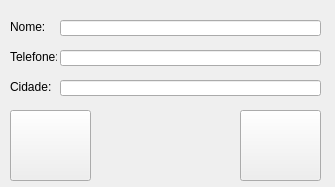
<?xml version="1.0" encoding="UTF-8"?>
<ui version="4.0">
 <class>formDadosCliente</class>
 <widget class="QWidget" name="formDadosCliente">
  <property name="geometry">
   <rect>
    <x>0</x>
    <y>0</y>
    <width>335</width>
    <height>187</height>
   </rect>
  </property>
  <property name="windowTitle">
   <string>Form</string>
  </property>
  <widget class="QLabel" name="LBL_nome">
   <property name="geometry">
    <rect>
     <x>10</x>
     <y>20</y>
     <width>47</width>
     <height>13</height>
    </rect>
   </property>
   <property name="text">
    <string>Nome:</string>
   </property>
  </widget>
  <widget class="QLineEdit" name="LE_nome">
   <property name="geometry">
    <rect>
     <x>60</x>
     <y>20</y>
     <width>261</width>
     <height>16</height>
    </rect>
   </property>
  </widget>
  <widget class="QLineEdit" name="LE_telefone">
   <property name="geometry">
    <rect>
     <x>60</x>
     <y>50</y>
     <width>261</width>
     <height>16</height>
    </rect>
   </property>
  </widget>
  <widget class="QLabel" name="LBL_telefone">
   <property name="geometry">
    <rect>
     <x>10</x>
     <y>50</y>
     <width>47</width>
     <height>13</height>
    </rect>
   </property>
   <property name="text">
    <string>Telefone:</string>
   </property>
  </widget>
  <widget class="QLineEdit" name="LE_cidade">
   <property name="geometry">
    <rect>
     <x>60</x>
     <y>80</y>
     <width>261</width>
     <height>16</height>
    </rect>
   </property>
  </widget>
  <widget class="QLabel" name="LBL_cidade">
   <property name="geometry">
    <rect>
     <x>10</x>
     <y>80</y>
     <width>47</width>
     <height>13</height>
    </rect>
   </property>
   <property name="text">
    <string>Cidade:</string>
   </property>
  </widget>
  <widget class="QPushButton" name="BT_cancelar">
   <property name="geometry">
    <rect>
     <x>10</x>
     <y>110</y>
     <width>81</width>
     <height>71</height>
    </rect>
   </property>
   <property name="styleSheet">
    <string notr="true">image:url(:/icon_cancelar/icons/cancelar.png)</string>
   </property>
   <property name="text">
    <string/>
   </property>
  </widget>
  <widget class="QPushButton" name="BT_cadastrar">
   <property name="geometry">
    <rect>
     <x>240</x>
     <y>110</y>
     <width>81</width>
     <height>71</height>
    </rect>
   </property>
   <property name="styleSheet">
    <string notr="true">image:url(:/icon_cadastrar/icons/cadastrar.png)</string>
   </property>
   <property name="text">
    <string/>
   </property>
  </widget>
 </widget>
 <resources>
  <include location="D:/Programação/Udemy/Python/Project-ERP/icon_cancelar.qrc"/>
  <include location="D:/Programação/Udemy/Python/Project-ERP/icon_cadastrar.qrc"/>
 </resources>
 <connections/>
</ui>
